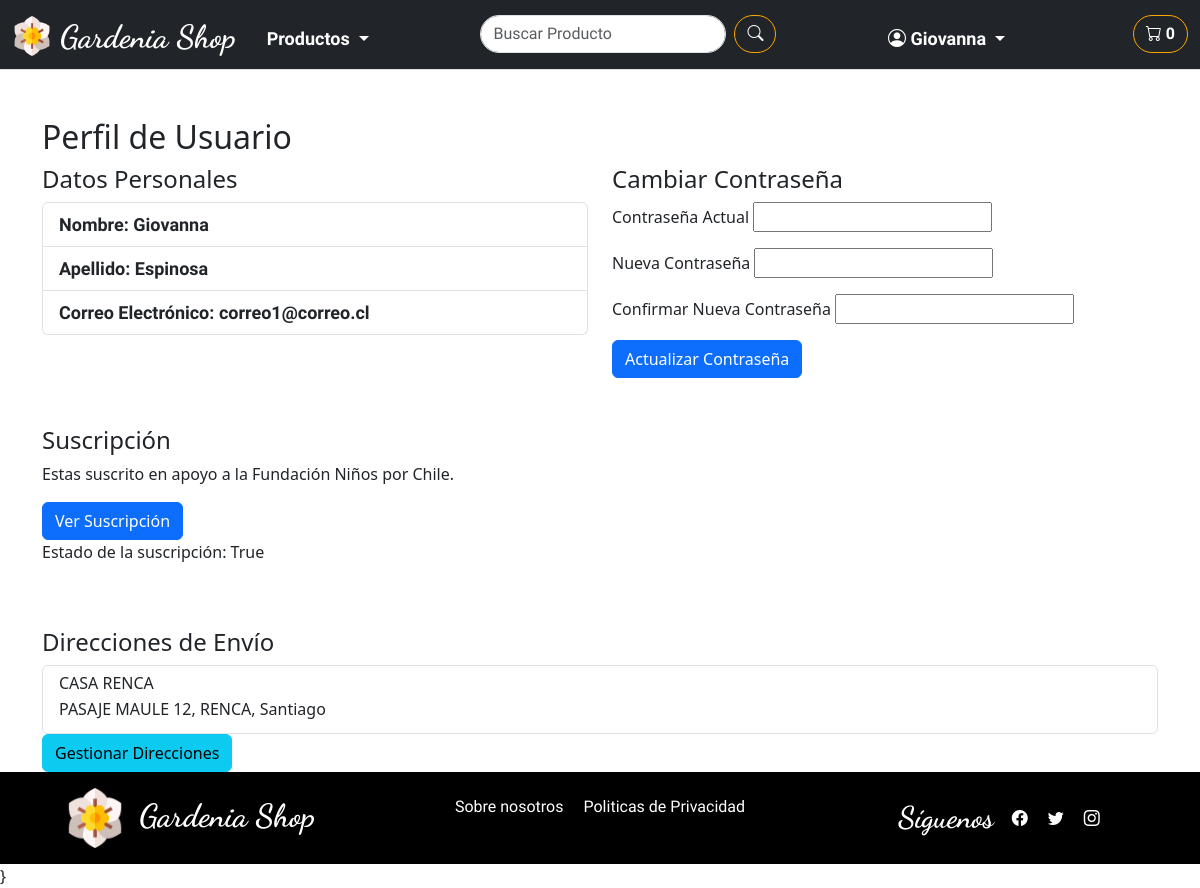
The app's page /shopWeb/profile (signed in) with its own data.
### shopWeb/models.py (models this page shows, shortened)
class Suscripcion(models.Model):
    user = models.ForeignKey(User, on_delete=models.CASCADE)
    monto = models.DecimalField(max_digits=10, decimal_places=0, null=True, blank=True)
    duracion = models.IntegerField()  # Duración en meses
    fecha_inicio = models.DateTimeField(auto_now_add=True)
    fecha_fin = models.DateTimeField(null=True, blank=True)
    activa = models.BooleanField(default=False)
    MONTOS_OPCIONES = (
        (5000, '5000 pesos'),
        (10000, '10000 pesos'),
        (15000, '15000 pesos'),
        ('otro', 'Otro monto'),
    )

class User_direccion(models.Model):
    user = models.ForeignKey(User, on_delete=models.CASCADE)
    id_direccion = models.AutoField(primary_key=True)
    nombre_dirreccion= models.CharField( max_length=100, default='Dirrección de envio')
    direccion = models.CharField(max_length=100)
    ciudad = models.CharField(max_length=100)
    region = models.CharField(max_length=100)
    codigo_postal = models.CharField(max_length=100)
    pais = models.CharField(max_length=100)
    telefono = models.CharField(max_length=100)

### shopWeb/views.py (the view)
# urls.py: path('profile', views.profile, name='profile'),
def profile(request):
    user = request.user
    direcciones = User_direccion.objects.filter(user=request.user)
    suscripcion = Suscripcion.objects.filter(user=request.user).first()
    if request.method == 'POST':
        form = PasswordChangeForm(request.user, request.POST)
        if form.is_valid():
            user = form.save()
            update_session_auth_hash(request, user)  # Mantiene al usuario logueado después del cambio de contraseña
            return JsonResponse({'error': False, 'message': '¡Tu contraseña ha sido actualizada correctamente!'})
        else:
            errors = {}
            for field in form.errors:
                errors[field] = form.errors[field][0]
            return JsonResponse({'error': True, 'errors': errors})
    else:
        form = PasswordChangeForm(request.user)
    context = {
        'user': user,
        'form': form,
        'direcciones': direcciones,
        'suscripcion': suscripcion
    }
    return render(request, 'shopWeb/perfil_cliente/profile.html', context)

### shopWeb/templates/shopWeb/perfil_cliente/profile.html (shortened to what this page needs)
{% extends 'shopWeb/layouts/base.html' %}
{% load static %}
{% block content %}
<div class="container mt-5">
    <h2>Perfil de Usuario</h2>
    <div class="row">
        <div class="col-md-6">
            <h4>Datos Personales</h4>
            <ul class="list-group">
                <li class="list-group-item"><strong>Nombre:</strong>
                    {{user.first_name }}</li>
                <li class="list-group-item"><strong>Apellido:</strong>
                     {{ user.last_name }}</li>
                <li class="list-group-item"><strong>Correo Electrónico:</strong>
                    {{ request.user.email }}</li>
            </ul>
        </div>
        <div class="col-md-6">
            <h4>Cambiar Contraseña</h4>
            <form id="password_change_form" method="POST">
                <div class="mb-3">
                    <label for="id_old_password">Contraseña Actual</label>
                    <input type="password" name="old_password" id="id_old_password" autocomplete="current-password" required>
                </div>
                <div class="mb-3">
                    <label for="id_new_password1">Nueva Contraseña</label>
                    <input type="password" name="new_password1" id="id_new_password1" autocomplete="new-password" required>
                </div>
                <div class="mb-3">
                    <label for="id_new_password2">Confirmar Nueva Contraseña</label>
                    <input type="password" name="new_password2" id="id_new_password2" autocomplete="new-password" required>
                </div>
                <button type="submit" class="btn btn-primary">Actualizar Contraseña</button>
            </form>
        </div>
        <div class="row mt-5">
            <div class="col-md-12">
                <h4>Suscripción</h4>
                <div class="suscripcion-section">
                    {% if suscripcion  and suscripcion.activa%}
                        <p>Estas suscrito en apoyo a la Fundación Niños por Chile.</p>
                        <a href="{% url 'suscripcion' %}" class="btn btn-primary">Ver Suscripción</a>
                    {% else %}
                        <p>Aún no estás suscrito. Ayuda a la Fundación Niños por Chile suscribiéndote.</p>
                        <a href="{% url 'suscripcion' %}" class="btn btn-primary">Suscribirse</a>
                    {% endif %}
                </div>
                {% if suscripcion %}
                    <p>Estado de la suscripción: {{ suscripcion.activa }}</p>
                {% endif %}
            </div>
        </div>
    </div>
    <div class="row mt-5">
        <div class="col-md-12">
            <h4>Direcciones de Envío</h4>
            {% if direcciones.exists %}
            <div class="list-group">
                {% for direccion in direcciones %}
                <div class="list-group-item">
                    <h6 class="mb-1">{{ direccion.nombre_dirreccion }}</h6>
                    <p class="mb-1">{{ direccion.direccion }}, {{ direccion.ciudad }}</p>
                </div>
                {% endfor %}
            </div>
            {% else %}
            <p>No tienes direcciones guardadas. <a href="{% url 'agregar_direccion' %}">Agregar dirección de envío</a></p>
            {% endif %}
            <a href="{% url 'direcciones' %}" class="btn btn-info">Gestionar
                Direcciones</a>
        </div>
    </div>
</div>
{% endblock %}

### shopWeb/templates/shopWeb/layouts/navbar.html (shortened to what this page needs)
{% load static %}
<link rel="stylesheet" type="text/css" href="{% static 'css/style.css' %}">
<nav
    class="navbar navbar-dark navbar-expand-lg bg-dark sticky-top border-bottom pb-0">
    <div
        class="container-fluid d-flex align-items-center justify-content-between">
        <div class="d-flex align-items-start">
            <img src="{% static 'img/logo/logo_color.png' %}" alt="logo color"
                width="40" class="me-2 mt-2">
            <a class="navbar-brand dancing-script-font"
                href="{% url 'index' %}">
                <h5>Gardenia Shop</h5>
            </a>
        </div>
        <div class="offcanvas bg-dark offcanvas-end flex-column" id="offcanvas"
            aria-labelledby="offcanvasLabel">
            <div class="offcanvas-body justify-content-start align-items-start">
                <ul
                    class="navbar-nav me-auto d-flex flex-column flex-lg-row flex-grow-1 align-items-start justify-content-between">
                    <li class="nav-item dropdown">
                        <a class="nav-link dropdown-toggle comfortaa-font"
                            href="#PRODUCTOS" id="navbarDropdownMenuLink1"
                            role="button" data-bs-toggle="dropdown"
                            aria-expanded="false">
                            Productos
                        </a>
                    </li>
                    <form class="d-flex" role="search">
                        <input type="text" class="form-control me-2"
                            placeholder="Buscar Producto">
                        <button type="submit" class="btn btn-outline-success">
                            <i class="bi bi-search"></i>
                        </button>
                    </form>
                    {% if request.user.is_authenticated %}
                    {% if request.user.is_staff %}
                    <li class="nav-item dropdown">
                        <a class="nav-link dropdown-toggle"
                            id="navbarDropdownMenuLink1" role="button"
                            data-bs-toggle="dropdown" aria-expanded="false">
                            <i class="bi bi-person-circle"></i>
                            {{request.user.username}}
                        </a>
                        <ul class="dropdown-menu"
                            aria-labelledby="navbarDropdownMenuLink1">
                            <li><a class="dropdown-item"
                                    href="{% url 'productos_admin' %}">Productos</a></li>
                            <li><a class="dropdown-item"
                                    href="{% url 'agregar_producto' %}">Añadir
                                    Producto</a></li>
                            <li><a class="dropdown-item"
                                href="{% url 'gestion_cupones' %}"> Gestionar Cupones </a></li>
                            <li><a class="dropdown-item"
                                    href="{% url 'logout' %}">Cerrar
                                    Sesión</a></li>
                        </ul>
                    </li>
                    {% else %}
                    <li class="nav-item dropdown">
                        <a class="nav-link dropdown-toggle"
                            id="navbarDropdownMenuLink1" role="button"
                            data-bs-toggle="dropdown" aria-expanded="false">
                            <i class="bi bi-person-circle"></i>
                            {{request.user.first_name}}
                        </a>
                    </li>
                    {% endif %}
                    {% else %}
                    <a class="nav-link comfortaa-font" id="singin" href="#"
                        data-bs-toggle="modal" data-bs-target="#modalSignin">
                        <i class="bi bi-person-circle"></i> Iniciar Sesión
                    </a>
                    {% endif %}
                    <button class="btn btn-outline-success ms-3 carrito-button"
                        type="button" data-bs-toggle="offcanvas"
                        data-bs-target="#carrito-offcanvas"
                        aria-controls="offcanvasCarrito">
                        <i class="bi bi-cart"></i>
                        <span id="carrito-icono">0</span>
                    </button>
                </ul>
            </div>
        </div>
    </div>
</nav>

### shopWeb/static/css/style.css (style rules this page uses)
:root { --color-primary: #FFA500; --color-secondary: #FFD700; --color-tertiary: #32CD32; --color-red: #aa2929f0; --color-dark: #333333; --color-light: #FFFFFF; --color-black: #000000; }
html, body { height: 100vh; }
body { display: flex; flex-direction: column; }
.dancing-script-font { font-family: "Dancing Script", cursive; font-optical-sizing: auto; font-size: xx-large; font-weight: 700; font-style: normal; }
.comfortaa-font { font-family: "Comfortaa", sans-serif; font-optical-sizing: auto; font-weight: 700; font-style: normal; }
h5 { padding-top: 5px; font-family: "Dancing Script", cursive; font-optical-sizing: auto; font-size: xx-large; font-weight: 700; font-style: normal; color: var(--color-light); }
ul { list-style: none; }
a { text-decoration: none; color: var(--color-light); }
.navbar-brand { font-size: 30px; font-weight: bold; }
.nav-link { font-family: "Comfortaa", sans-serif; font-size: 18px; font-weight: bold; color: var(--color-light); padding: 10px 15px; white-space: nowrap; }
#navbarDropdownMenuLink1 { color: var(--color-light); font-family: "Comfortaa", sans-serif; font-size: 18px; font-weight: bold; padding: 10px 15px; }
.form-control { border-radius: 25px; font-family: "Comfortaa", sans-serif; }
.btn-outline-success { border-color: var(--color-primary); color: var(--color-light); font-weight: bold; border-radius: 25px; white-space: nowrap; }
.offcanvas-body { padding: 20px; overflow-y: auto; }
.politicas-page p, ul, li { font-family: "Comfortaa", sans-serif; font-size: 18px; font-weight: bold; color: var(--color-dark); }

### records on screen
Suscripcion: activa "True"
User_direccion: nombre_dirreccion "CASA RENCA", direccion "PASAJE MAULE 12, RENCA", ciudad "Santiago"

### other values on screen
{{ request.user.first_name }} "Giovanna"
{{ user.first_name }} "Giovanna"
{{ user.last_name }} "Espinosa"
{{ request.user.email }} "correo1@correo.cl"
